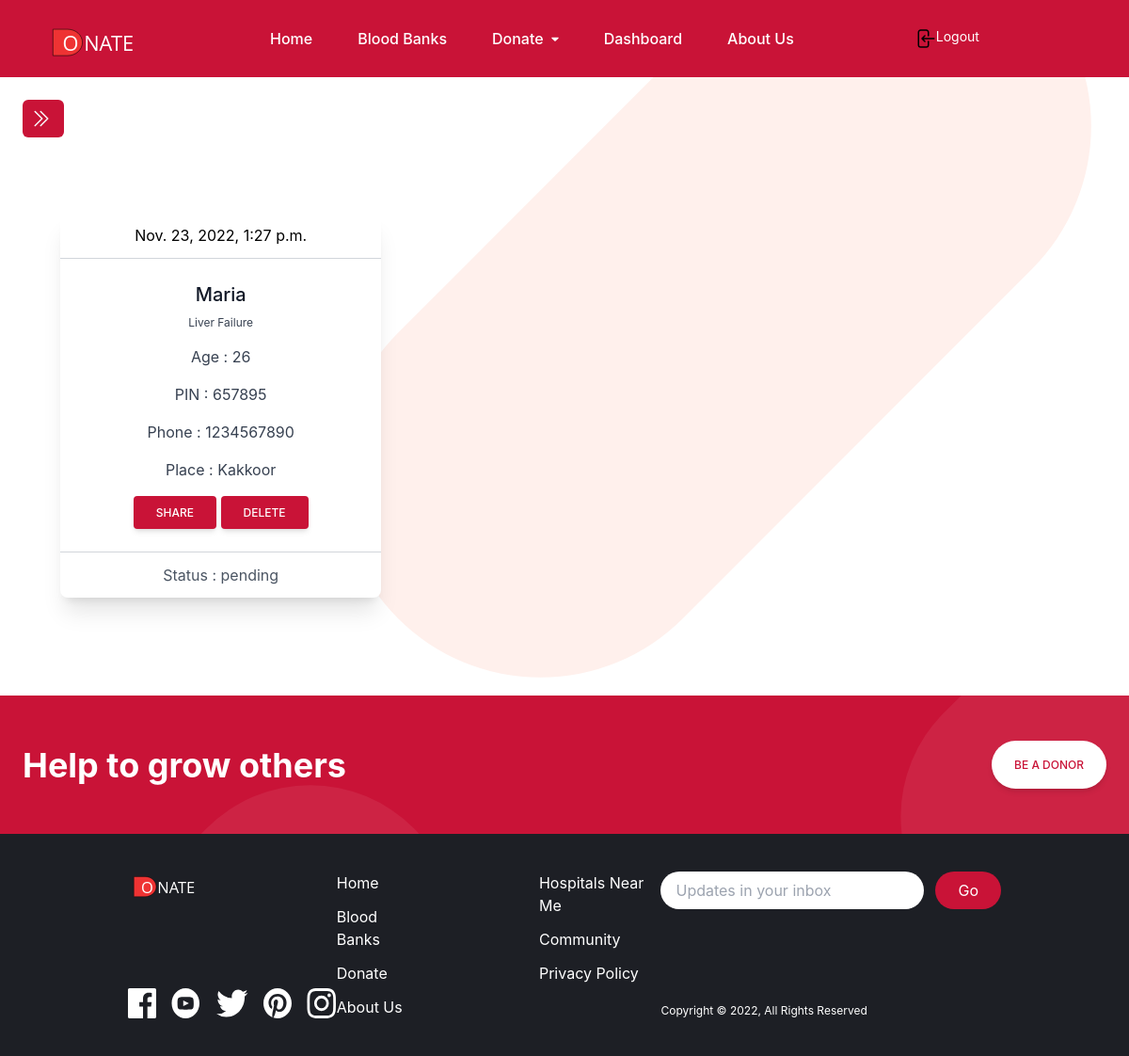
/user_post_details/ (signed in), run on the app's committed database.
### user/models.py (models this page shows, shortened)
class ReqBlood (models.Model):
    user = models.ForeignKey(Donor, on_delete=models.CASCADE)
    fullname = models.CharField(max_length=50)
    age = models.CharField(max_length=2)
    place = models.CharField(max_length=50)
    pin = models.CharField(max_length=6)
    mob = models.CharField(max_length=15, null=True)
    description = models.CharField(max_length=200)
    bloodgroup = models.CharField(max_length=10)
    pic = models.FileField(null=True)
    status = models.CharField(max_length=40, null=True)
    date = models.DateTimeField(auto_now_add=True)

### user/views.py (the view)
# urls.py: path('user_post_details/', views.post_details, name='post_details'),
def post_details(request):
    if not request.user.is_authenticated:
        return redirect('register')
    user = request.user
    donor = Donor.objects.get(user=user)
    reqblood = ReqBlood.objects.filter(user=donor)
    return render(request, 'user_post_details.html',locals())

### templates/user_post_details.html (shortened to what this page needs)
{% extends 'user_base.html' %}
{% block content %}
<div class="px-10 py-20">
    <div class="grid grid-cols-1 sm:grid-cols-2 md:grid-cols-3 gap-x-6 gap-y-10">
        {% for i in reqblood %}
        <div class="flex justify-center">
            <div class="block rounded-lg shadow-xl bg-white w-full text-center">
              <div class="py-3 px-6 border-b border-gray-300">
                {{i.date}}
              </div>
              <div class="p-6">
                <p class="text-gray-900 text-xl font-medium mb-2">{{i.fullname}}</p>
                <p class="text-gray-700 text-xs mb-4">
                  {{i.description}}
                </p>
                <p class="text-gray-700 text-base mb-4">
                  Age : {{i.age}}
                </p>
                <p class="text-gray-700 text-base mb-4">
                  PIN : {{i.pin}}
                </p>
                <p class="text-gray-700 text-base mb-4">
                  Phone : {{i.mob}}
                </p>
                <p class="text-gray-700 text-base mb-4">
                  Place : {{i.place}}
                </p>
                <button type="button" class=" inline-block px-6 py-2.5 bg-brightRed text-white font-medium text-xs leading-tight uppercase rounded shadow-md hover:bg-brightRedLight hover:shadow-lg focus:bg-blue-700 focus:shadow-lg focus:outline-none focus:ring-0 active:bg-blue-800 active:shadow-lg transition duration-150 ease-in-out">Share</button>
                <button type="button" class=" inline-block px-6 py-2.5 bg-brightRed text-white font-medium text-xs leading-tight uppercase rounded shadow-md hover:bg-brightRedLight hover:shadow-lg focus:bg-blue-700 focus:shadow-lg focus:outline-none focus:ring-0 active:bg-blue-800 active:shadow-lg transition duration-150 ease-in-out">Delete</button>
              </div>
              <div class="py-3 px-6 border-t border-gray-300 text-gray-600">
                Status : {{i.status}}
              </div>
            </div>
          </div>
          {% endfor %}
    </div>
</div>
{% endblock %}

### data on the page
ReqBlood: date "Nov. 23, 2022, 1:27 p.m.", fullname "Maria", description "Liver Failure", age "26", pin "657895", mob "1234567890", place "Kakkoor", status "pending"
